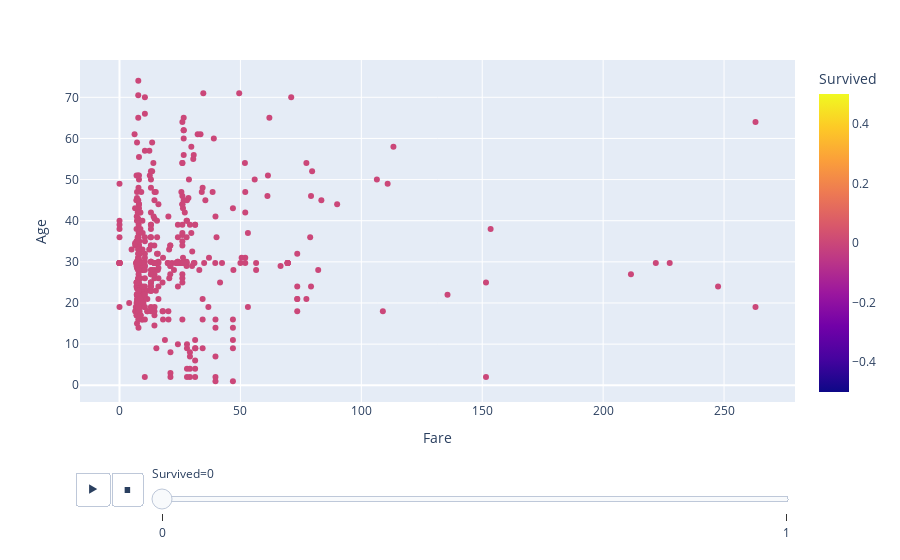

Here is the notebook cell this chart was saved with:
### Code cell
# Animated plot with Age and Fare
fig = px.scatter(titanic_data, x='Fare', y='Age', animation_frame='Survived', color='Survived')
fig.show()

### Figure 1 — Plotly figure (JSON) as saved in the notebook; plotly's stock layout.template omitted (floating-point values rounded to 4 significant figures; data arrays with more than 128 entries replaced by an {"elided": "..."} marker saying what was removed)
{"data": [{"hovertemplate": "Survived=%{marker.color}<br>Fare=%{x}<br>Age=%{y}<extra></extra>", "legendgroup": "", "marker": {"color": {"elided": "549 int values"}, "coloraxis": "coloraxis", "symbol": "circle"}, "mode": "markers", "name": "", "orientation": "v", "showlegend": false, "type": "scatter", "x": {"elided": "549 float values"}, "xaxis": "x", "y": {"elided": "549 float values"}, "yaxis": "y"}], "layout": {"coloraxis": {"colorbar": {"title": {"text": "Survived"}}, "colorscale": [[0, "#0d0887"], [0.1111, "#46039f"], [0.2222, "#7201a8"], [0.3333, "#9c179e"], [0.4444, "#bd3786"], [0.5556, "#d8576b"], [0.6667, "#ed7953"], [0.7778, "#fb9f3a"], [0.8889, "#fdca26"], [1, "#f0f921"]]}, "legend": {"tracegroupgap": 0}, "margin": {"t": 60}, "sliders": [{"active": 0, "currentvalue": {"prefix": "Survived="}, "len": 0.9, "pad": {"b": 10, "t": 60}, "steps": [{"args": [["0"], {"frame": {"duration": 0, "redraw": false}, "fromcurrent": true, "mode": "immediate", "transition": {"duration": 0, "easing": "linear"}}], "label": "0", "method": "animate"}, {"args": [["1"], {"frame": {"duration": 0, "redraw": false}, "fromcurrent": true, "mode": "immediate", "transition": {"duration": 0, "easing": "linear"}}], "label": "1", "method": "animate"}], "x": 0.1, "xanchor": "left", "y": 0, "yanchor": "top"}], "updatemenus": [{"buttons": [{"args": [null, {"frame": {"duration": 500, "redraw": false}, "fromcurrent": true, "mode": "immediate", "transition": {"duration": 500, "easing": "linear"}}], "label": "&#9654;", "method": "animate"}, {"args": [[null], {"frame": {"duration": 0, "redraw": false}, "fromcurrent": true, "mode": "immediate", "transition": {"duration": 0, "easing": "linear"}}], "label": "&#9724;", "method": "animate"}], "direction": "left", "pad": {"r": 10, "t": 70}, "showactive": false, "type": "buttons", "x": 0.1, "xanchor": "right", "y": 0, "yanchor": "top"}], "xaxis": {"anchor": "y", "domain": [0, 1], "title": {"text": "Fare"}}, "yaxis": {"anchor": "x", "domain": [0, 1], "title": {"text": "Age"}}}}
